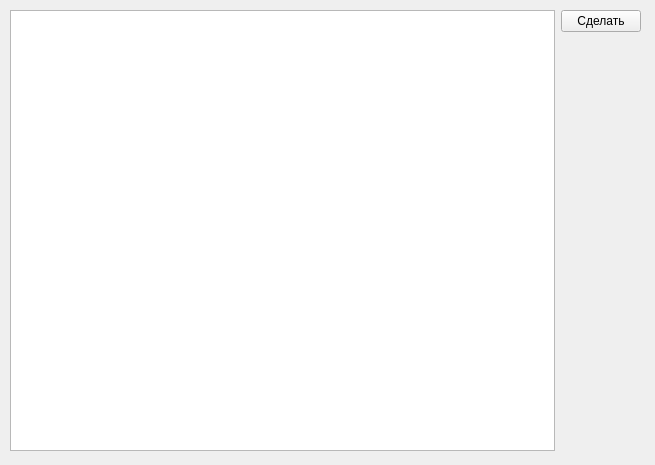
<?xml version="1.0" encoding="UTF-8"?>
<ui version="4.0">
 <class>Dialog</class>
 <widget class="QDialog" name="Dialog">
  <property name="windowModality">
   <enum>Qt::ApplicationModal</enum>
  </property>
  <property name="geometry">
   <rect>
    <x>0</x>
    <y>0</y>
    <width>655</width>
    <height>465</height>
   </rect>
  </property>
  <property name="windowTitle">
   <string>Наряд</string>
  </property>
  <widget class="QWidget" name="horizontalLayoutWidget">
   <property name="geometry">
    <rect>
     <x>10</x>
     <y>10</y>
     <width>631</width>
     <height>441</height>
    </rect>
   </property>
   <layout class="QHBoxLayout" name="horizontalLayout">
    <item>
     <widget class="QTableWidget" name="tableWidget">
      <property name="focusPolicy">
       <enum>Qt::ClickFocus</enum>
      </property>
     </widget>
    </item>
    <item>
     <layout class="QFormLayout" name="formLayout">
      <item row="0" column="0">
       <widget class="QPushButton" name="pushButton">
        <property name="focusPolicy">
         <enum>Qt::NoFocus</enum>
        </property>
        <property name="text">
         <string>Сделать</string>
        </property>
       </widget>
      </item>
     </layout>
    </item>
   </layout>
  </widget>
 </widget>
 <resources/>
 <connections/>
</ui>
